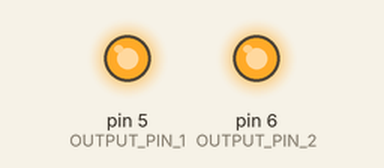
Bench run of a sketch on a simulated Arduino Uno, built with avr-gcc and run on an emulated ATmega328P. Parts: output pins drawn as LEDs (lit = HIGH).

Above: at 1.0 s.
At 5.5 s:
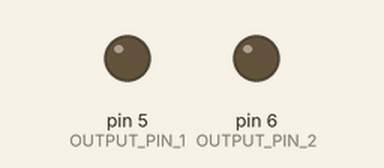
Timing chart, 0 to 6.9 s (numbered marks = the images above):
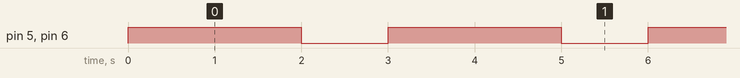

Measured:
- by itself, pin 5 (OUTPUT_PIN_1), pin 6 (OUTPUT_PIN_2): alternates HIGH for 2.0 s and LOW for 1.0 s

The sketch:

A2.ino
```cpp
#include <Arduino_FreeRTOS.h>
#define OUTPUT_PIN_1 5
#define OUTPUT_PIN_2 6

void task1(void *param1){
  for(;;){
    digitalWrite(OUTPUT_PIN_1, HIGH);
    delay(2000);
    digitalWrite(OUTPUT_PIN_1, LOW);
    delay(1000);
  }
}

void task2(void *param){
  for(;;){
    digitalWrite(OUTPUT_PIN_2, HIGH);
    delay(2000);
    digitalWrite(OUTPUT_PIN_2, LOW);
    delay(1000);
  }
}

void setup() {
  Serial.begin(9600);
  pinMode(OUTPUT_PIN_1, OUTPUT);
  pinMode(OUTPUT_PIN_2, OUTPUT);
  xTaskCreate(task1, "T1", 100, NULL, 0, NULL);
  xTaskCreate(task2, "T2", 100, NULL, 0, NULL);
}

void loop() {
}
```
